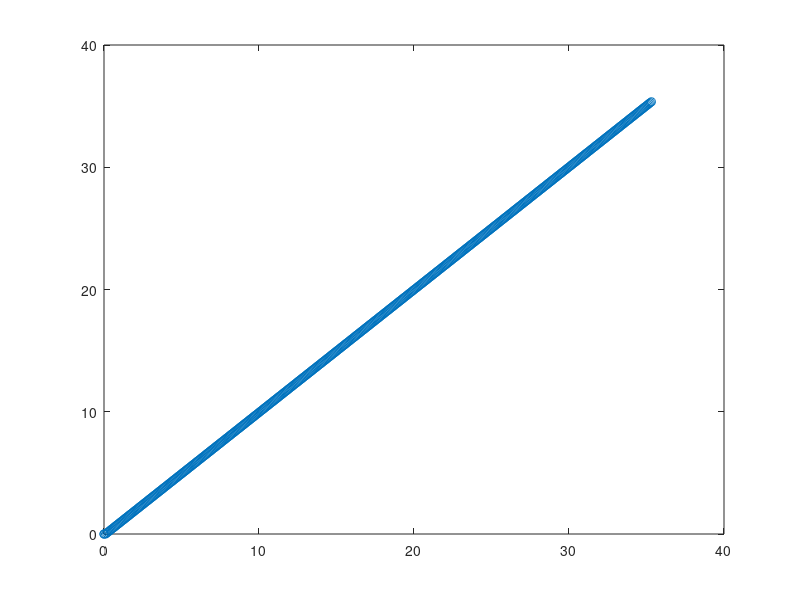

Write the MATLAB code that produced this figure. (Note: this script raises an error after producing the figure.)
clc; clear; close all;

%% Generate Ground Truth Data
% Constant Velocity Vehicle Model
vehicle_model = @(u, v, h, r) [u * cos(h) - v * sin(h), u * sin(h) + v * cos(h), r];
observations = 500;
t = linspace(0, 10, observations);
x = linspace(0, 10, observations); 
y = x;
% y = 3*sin(x);
% y = zeros(size(x));
h = atan2((y(2:end) - y(1:end-1)), (x(2:end) - x(1:end-1)));
h = [0, h];

plot(x, y);
gt = zeros(length(h)+1, 3);
u = 5;
v = 0.01;
r = (h(2:end) - h(1:end-1)) ./ (t(2:end) - t(1:end-1));
gt(1, :) = [0, 0, 0];
for i = 2:length(h)
    gt(i, :) = gt(i-1, :) + vehicle_model(u, v, gt(i-1, 3), r(i-1)) * (t(i) - t(i-1));
end
hold on
zlim([0, 10]);
scatter(gt(:, 1), gt(:, 2), 'red', 'DisplayName','Ground Truth');

%% Generate Sensor Measurements
R = diag([0.02^2; 0.01^2; 0.01^2]);
L = chol(R, 'lower');
z = [];
for i = 1:length(gt)
   noise = L * randn(3,1); 
   if mod(i, 5) == 1
%        z(:,i) = [sqrt(gt(i, 1)^2 + gt(i, 2)^2); atan2(gt(i, 1), gt(i, 2))] + noise;
       z(:,i) = [gt(i, 1); gt(i, 2); gt(i, 3)] + noise;       % SLAM Measurements
   else
       z(:,i) = [-1; -1; -1];
   end
end

%% Build the system
sys = [];
sys.A = eye(2);
sys.B = [];
sys.f = @(x, u, v, h, dt) [x(1) + (u * cos(h) - v * sin(h))*dt ; x(2) + (u * sin(h) + v * cos(h))*dt];
% sys.H = @() [x(1)/(x(1)^2 + x(2)^2)^(1/2), x(2)/(x(1)^2 + x(2)^2)^(1/2);
%               x(2)/(x(1)^2 + x(2)^2), -x(1)/(x(1)^2 + x(2)^2)];
sys.H = eye(2);
sys.h = @(x)  [x(1); x(2)];
sys.Q = 1e-4 * eye(2);
% sys.R = diag([0.01^2; 0.01^2]);
sys.R = 1e-4 * eye(2);
sys.dt = t(2) - t(1);

%% Initilize the state using the first measurement
init = [];
init.x = zeros(2,1);
init.Sigma = 1 * eye(2);
init.linear_velocity = u;
init.lateral_velocity = v;
init.heading = h(1);

%% Run EKF
filter = ekf(sys, init);
x = init.x;     % state
P(:, 1) = [init.Sigma(1, 1), init.Sigma(1, 2), init.Sigma(2, 2)];
% main loop; iterate over the measurements
count = 0;
for i = 1:size(z,2)
    filter.prediction();
    if z(:, i) == -1 
        count = count + 1;
        x(:,i) = filter.x;
        P(:,i) = [filter.Sigma(1, 1), filter.Sigma(1, 2), filter.Sigma(2, 2)];
        continue
    end

    filter.correction(z(:,i));
    x(:,i) = filter.x;
    P(:,i) = [filter.Sigma(1, 1), filter.Sigma(1, 2), filter.Sigma(2, 2)];
    plotUncertainty(filter.forward_predict_x, filter.forward_predict_P);
end

axis equal
scatter(x(1, :), x(2, :), 'blue', 'DisplayName','Filter Tracking');


%% Plot Uncertainty
function plotUncertainty(x_predicted, P_predicted)
    for i = 1:size(x_predicted, 2)
        mu = [x_predicted(1, i), x_predicted(2, i)];
        Sigma = 1e2*[P_predicted(1, i) P_predicted(2, i); ...
                 P_predicted(2, i) P_predicted(3, i)];
        num_samples = 100;
        x = linspace(-3 + mu(1), 3 + mu(1), num_samples);
        y = linspace(-3 + mu(2), 3 + mu(2), num_samples);
        [X, Y] = meshgrid(x,y);
        XY = [X(:) Y(:)];
        Z = mvnpdf(XY, mu, Sigma);
        Z = reshape(Z, length(x),length(y));
        
        %Translate to overlap with Zonotope
%         X = X + ones(num_samples, num_samples) * mu(1);
%         Y = Y + ones(num_samples, num_samples) * mu(2);
        Z = Z + ones(num_samples, num_samples) * -0.01;
        surf(X, Y, Z, 'FaceAlpha',0.2);
        c = jet;
        colormap(c);
        grid off;
        shading interp
    end
end

